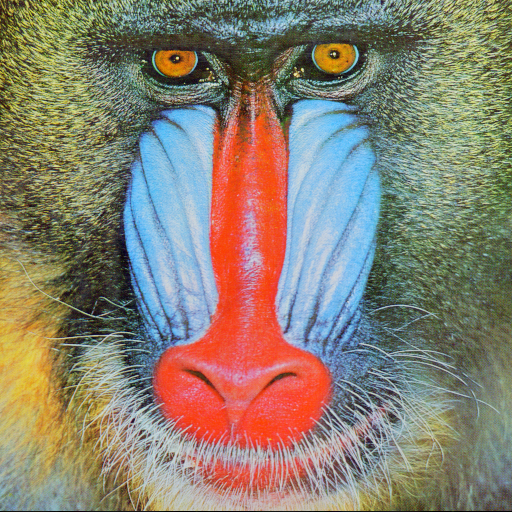
#> input picture Lab2 Week3/image/mandril.bmp, 512 x 512 px, found by its file name
$ python DLPLab.py
#> lines starting #> are read from the running program, lines starting #| are printed output that depends on the picture
### Lab2 Week3/Histogram/ImageManager.py
from PIL import Image
import numpy as np

class ImageManager:

    #attributes
    width = None
    height = None
    bitDepth = None

    img = None
    data = None
    original = None

    def read(self, fileName):
        global img
        global data
        global original
        global width
        global height
        global bitDepth
        img = Image.open(fileName)
        data = np.array(img)
        original = np.copy(data)
        width = data.shape[0]
        height = data.shape[1]
        mode_to_bpp = {"1": 1, "L": 8, "P": 8, "RGB": 24, "RGBA": 32, "CMYK": 32,"YCbCr": 24, "LAB": 24, "HSV": 24, "I": 32, "F": 32}
        bitDepth = mode_to_bpp[img.mode]
        print("Image %s width %s x %s pixels (%s bits per pixel) has been read!" % (img, width, height, bitDepth))

    def write(self, fileName):
        global img
        img = Image.fromarray(data)
        try:
            img.save(fileName)
        except:
            print("Write file error")
        else:
            print("Image %s has been written!" % (fileName))

    # Gray Scale
    def convertToGrayscale(self):
        global data
        for y in range(height):
            for x in range(width):
                data[x, y, 0] = int(0.2989 * data[x, y, 0] + 0.5870 * data[x, y, 1] + 0.1140 * data[x, y, 2])
                data[x, y, 1] = int(0.2989 * data[x, y, 0] + 0.5870 * data[x, y, 1] + 0.1140 * data[x, y, 2])
                data[x, y, 2] = int(0.2989 * data[x, y, 0] + 0.5870 * data[x, y, 1] + 0.1140 * data[x, y, 2])

    def restoreToOriginal(self):
        global data
        data = np.copy(original)

    # Histogram
    def getGrayscaleHistogram(self):
        self.convertToGrayscale()
        histogram = np.array([0] * 256)

        for y in range(height):
            for x in range(width):
                histogram[data[x, y, 0]] += 1

        self.restoreToOriginal()
        return histogram

    def writeHistogramToCSV(self, histogram, fileName):
        histogram.tofile(fileName,sep=',',format='%s')

### Lab2 Week3/Histogram/DLPLab.py
from PIL import Image
import numpy as np
from ImageManager import ImageManager

img = Image.open("image/mandril.bmp")
#> img is the input picture: PIL image 512x512 RGB; mean R, G, B 137.4, 128.9, 113.1
data = np.array(img)

# shape array
width = data.shape[0]
#> width = 512
height = data.shape[1]
#> height = 512

mode_to_bpp = {"1": 1, "L": 8, "P": 8, "RGB": 24, "RGBA": 32, "CMYK": 32, "YCbCr": 24, "LAB": 24, "HSV": 24, "I": 32, "F": 32}
bitDepth = mode_to_bpp[img.mode]
#> bitDepth = 24

print("Image %s with %s x %s pixels (%s bits per pixel) has been read!" % (img, width, height, bitDepth))
#| Image <PIL.BmpImagePlugin.BmpImageFile image mode=RGB size=512x512 at 0x7FA9BD746910> with 512 x 512 pixels (24 bits per pixel) has been read!

# Histogram
im = ImageManager()
im.read("image/color.bmp")
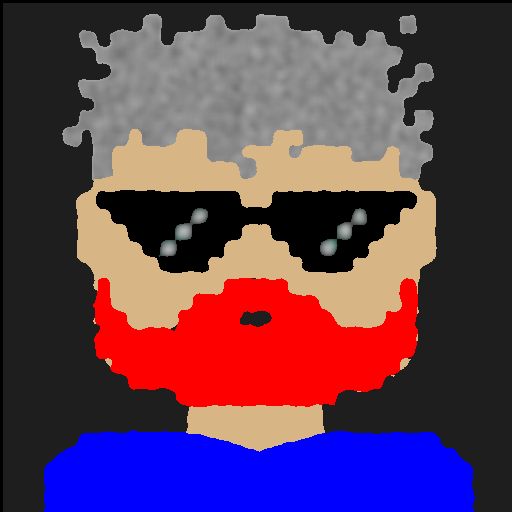
#> input picture Lab2 Week3/image/color.bmp, 512 x 512 px, found by its file name
#> in read, img is the input picture: PIL image 512x512 RGB; mean R, G, B 93.7, 61.1, 84.4
#| Image <PIL.BmpImagePlugin.BmpImageFile image mode=RGB size=512x512 at 0x7FA9BD488B50> width 512 x 512 pixels (24 bits per pixel) has been read!

histogram = im.getGrayscaleHistogram()
#> after the loop in convertToGrayscale, `for y in range(height):`:
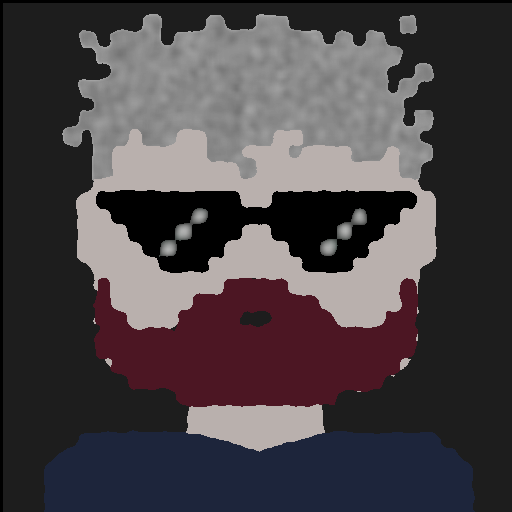
#> data: shape (512, 512, 3); mean R, G, B 72.8, 66.6, 70.1
im.writeHistogramToCSV(histogram, "image/histogram.csv")
im.write("image/histogram.bmp")
